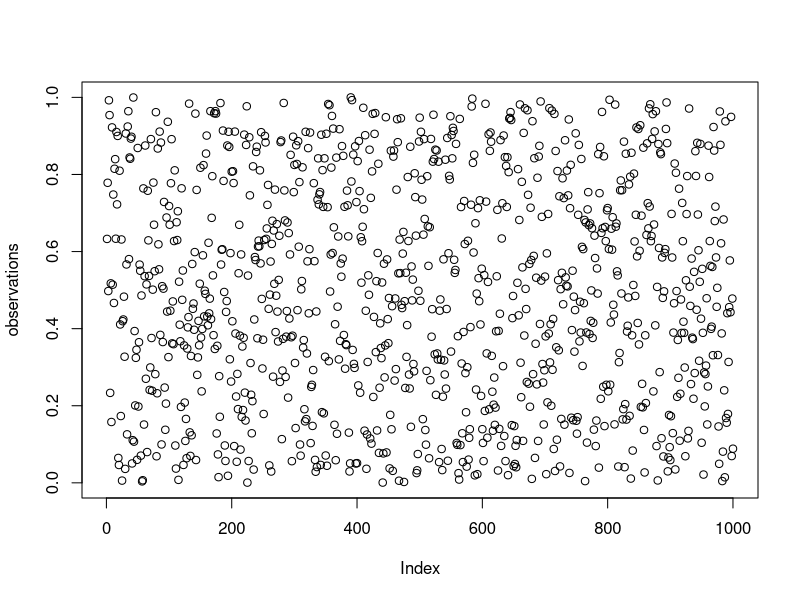

Generate this figure with R:
## ---- chunk 1
observations <- runif(n = 1000, min = 0, max = 1)
## ---- chunk 2
summary(observations)
## ---- chunk 3
plot(observations)
